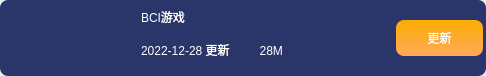
<?xml version="1.0" encoding="UTF-8"?>
<ui version="4.0">
 <class>CGameUpdateItem</class>
 <widget class="QWidget" name="CGameUpdateItem">
  <property name="geometry">
   <rect>
    <x>0</x>
    <y>0</y>
    <width>486</width>
    <height>76</height>
   </rect>
  </property>
  <property name="minimumSize">
   <size>
    <width>0</width>
    <height>76</height>
   </size>
  </property>
  <property name="maximumSize">
   <size>
    <width>16777215</width>
    <height>76</height>
   </size>
  </property>
  <property name="windowTitle">
   <string>Form</string>
  </property>
  <layout class="QGridLayout" name="gridLayout">
   <property name="leftMargin">
    <number>0</number>
   </property>
   <property name="topMargin">
    <number>0</number>
   </property>
   <property name="rightMargin">
    <number>0</number>
   </property>
   <property name="bottomMargin">
    <number>0</number>
   </property>
   <property name="spacing">
    <number>0</number>
   </property>
   <item row="0" column="0">
    <widget class="QWidget" name="widget_out" native="true">
     <property name="styleSheet">
      <string notr="true">QWidget#widget_out{
background: #2A356A;
border-radius: 8px;
}</string>
     </property>
     <layout class="QHBoxLayout" name="horizontalLayout">
      <property name="spacing">
       <number>6</number>
      </property>
      <property name="topMargin">
       <number>3</number>
      </property>
      <property name="rightMargin">
       <number>3</number>
      </property>
      <property name="bottomMargin">
       <number>3</number>
      </property>
      <item>
       <widget class="QLabel" name="label">
        <property name="minimumSize">
         <size>
          <width>116</width>
          <height>68</height>
         </size>
        </property>
        <property name="maximumSize">
         <size>
          <width>116</width>
          <height>68</height>
         </size>
        </property>
        <property name="styleSheet">
         <string notr="true">border-image: url(:/image/image/ai.jpg);</string>
        </property>
       </widget>
      </item>
      <item>
       <layout class="QVBoxLayout" name="verticalLayout">
        <property name="leftMargin">
         <number>10</number>
        </property>
        <property name="bottomMargin">
         <number>10</number>
        </property>
        <item>
         <widget class="QLabel" name="label_2">
          <property name="styleSheet">
           <string notr="true">font: 10pt &quot;Alibaba PuHuiTi 2.0&quot;;
color: rgb(255, 255, 255);</string>
          </property>
          <property name="text">
           <string>BCI游戏</string>
          </property>
         </widget>
        </item>
        <item>
         <widget class="QLabel" name="label_3">
          <property name="styleSheet">
           <string notr="true">font: 9pt &quot;Alibaba PuHuiTi 2.0&quot;;
color: rgb(255, 255, 255);</string>
          </property>
          <property name="text">
           <string>2022-12-28 更新         28M   </string>
          </property>
         </widget>
        </item>
       </layout>
      </item>
      <item>
       <widget class="QPushButton" name="pushButton">
        <property name="minimumSize">
         <size>
          <width>87</width>
          <height>36</height>
         </size>
        </property>
        <property name="maximumSize">
         <size>
          <width>87</width>
          <height>36</height>
         </size>
        </property>
        <property name="styleSheet">
         <string notr="true">font: 10pt &quot;Alibaba PuHuiTi 2.0&quot;;
color: rgb(255, 255, 255);
border-radius: 8px;
background-color: qlineargradient(spread:pad, x1:0, y1:0, x2:0, y2:1, stop:0 #FBAD00, stop:1 #FFAA5B);</string>
        </property>
        <property name="text">
         <string>更新</string>
        </property>
       </widget>
      </item>
     </layout>
    </widget>
   </item>
  </layout>
 </widget>
 <resources/>
 <connections/>
</ui>
